Frame 1 (no input): blank canvas, image omitted
Frame 60 (no input): blank canvas, image omitted
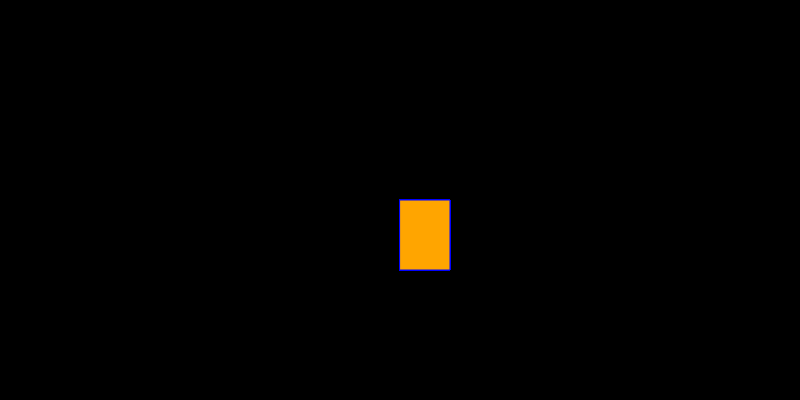
Frame 120 (the mouse pressed at the canvas centre since frame 60)

The p5.js sketch whose frames 1 and 60 were blank and that drew this single picture after the mouse press (run headless with seeded random() and noise() and a simulated clock; from frame 60 on, the mouse is pressed at the canvas centre):

// p5.js sketch
// ── sketch.js
function setup() {
    createCanvas(800, 400);
    background("black");
  }
  
  function draw() {
    
    stroke("blue");
    fill("orange");
  
    // console.log(mouseIsPressed);
  
    if (mouseIsPressed) {
      rect(mouseX, mouseY, 50, 70);
    }
  }
  
